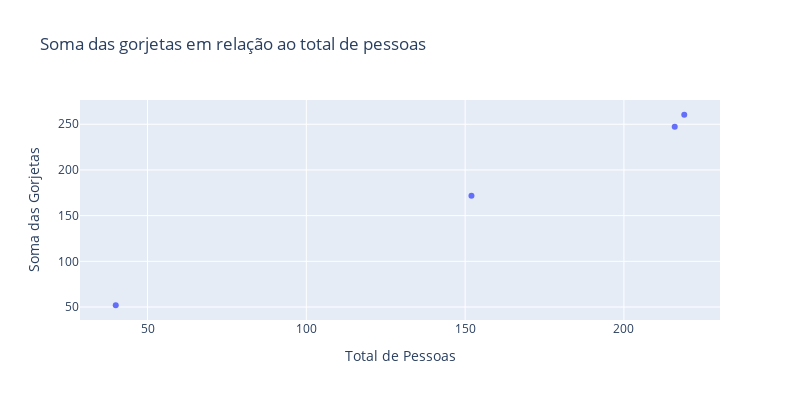

Notebook code for this chart:
### Markdown cell above
### Scatter plot (Gráfico de dispersão)

### Code cell
fig = px.scatter(dfSoma, 
           x="Quantidade de Pessoas", 
           y="Valor da Gorjeta",
           labels={"Valor da Gorjeta": "Soma das Gorjetas", "Quantidade de Pessoas": "Total de Pessoas"},
           title="Soma das gorjetas em relação ao total de pessoas",
           width=800, 
           height=400
          )
fig.show(config = {'displayModeBar': False}) # não exibe a barra de ferramentas

### Figure 1 — Plotly figure (JSON) as saved in the notebook; plotly's stock layout.template omitted (floating-point values rounded to 4 significant figures)
{"data": [{"hovertemplate": "Total de Pessoas=%{x}<br>Soma das Gorjetas=%{y}<extra></extra>", "legendgroup": "", "marker": {"color": "#636efa", "symbol": "circle"}, "mode": "markers", "name": "", "orientation": "v", "showlegend": false, "type": "scatter", "x": [40, 219, 216, 152], "xaxis": "x", "y": [51.96, 260.4, 247.4, 171.8], "yaxis": "y"}], "layout": {"height": 400, "legend": {"tracegroupgap": 0}, "title": {"text": "Soma das gorjetas em relação ao total de pessoas"}, "width": 800, "xaxis": {"anchor": "y", "autorange": true, "domain": [0, 1], "range": [28.74, 230.3], "title": {"text": "Total de Pessoas"}, "type": "linear"}, "yaxis": {"anchor": "x", "autorange": true, "domain": [0, 1], "range": [35.82, 276.5], "title": {"text": "Soma das Gorjetas"}, "type": "linear"}}}
